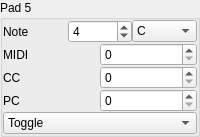
            <widget class="QGroupBox" name="groupBox_50">
             <property name="title">
              <string>Pad 5</string>
             </property>
             <layout class="QGridLayout" name="gridLayout_43">
              <property name="leftMargin">
               <number>0</number>
              </property>
              <property name="topMargin">
               <number>0</number>
              </property>
              <property name="rightMargin">
               <number>0</number>
              </property>
              <property name="bottomMargin">
               <number>0</number>
              </property>
              <property name="spacing">
               <number>0</number>
              </property>
              <item row="2" column="0">
               <layout class="QHBoxLayout" name="horizontalLayout_98">
                <item>
                 <widget class="QLabel" name="label_143">
                  <property name="text">
                   <string>CC</string>
                  </property>
                 </widget>
                </item>
                <item>
                 <widget class="QSpinBox" name="spinBox_133">
                  <property name="maximum">
                   <number>127</number>
                  </property>
                  <property name="value">
                   <number>0</number>
                  </property>
                 </widget>
                </item>
               </layout>
              </item>
              <item row="4" column="0">
               <widget class="QComboBox" name="comboBox_55">
                <item>
                 <property name="text">
                  <string>Toggle</string>
                 </property>
                </item>
                <item>
                 <property name="text">
                  <string>Momentary</string>
                 </property>
                </item>
               </widget>
              </item>
              <item row="0" column="0">
               <layout class="QHBoxLayout" name="horizontalLayout_99">
                <item>
                 <widget class="QLabel" name="label_144">
                  <property name="text">
                   <string>Note</string>
                  </property>
                 </widget>
                </item>
                <item>
                 <widget class="QSpinBox" name="spinBox_54">
                  <property name="minimum">
                   <number>-1</number>
                  </property>
                  <property name="maximum">
                   <number>9</number>
                  </property>
                  <property name="value">
                   <number>4</number>
                  </property>
                 </widget>
                </item>
                <item>
                 <widget class="QComboBox" name="comboBox_56">
                  <item>
                   <property name="text">
                    <string>C</string>
                   </property>
                  </item>
                  <item>
                   <property name="text">
                    <string>C#</string>
                   </property>
                  </item>
                  <item>
                   <property name="text">
                    <string>D</string>
                   </property>
                  </item>
                  <item>
                   <property name="text">
                    <string>D#</string>
                   </property>
                  </item>
                  <item>
                   <property name="text">
                    <string>E</string>
                   </property>
                  </item>
                  <item>
                   <property name="text">
                    <string>F</string>
                   </property>
                  </item>
                  <item>
                   <property name="text">
                    <string>F#</string>
                   </property>
                  </item>
                  <item>
                   <property name="text">
                    <string>G</string>
                   </property>
                  </item>
                  <item>
                   <property name="text">
                    <string>G#</string>
                   </property>
                  </item>
                  <item>
                   <property name="text">
                    <string>A</string>
                   </property>
                  </item>
                  <item>
                   <property name="text">
                    <string>B</string>
                   </property>
                  </item>
                 </widget>
                </item>
               </layout>
              </item>
              <item row="1" column="0">
               <layout class="QHBoxLayout" name="horizontalLayout_100">
                <item>
                 <widget class="QLabel" name="label_145">
                  <property name="text">
                   <string>MIDI</string>
                  </property>
                 </widget>
                </item>
                <item>
                 <widget class="QSpinBox" name="spinBox_134">
                  <property name="maximum">
                   <number>127</number>
                  </property>
                  <property name="value">
                   <number>0</number>
                  </property>
                 </widget>
                </item>
               </layout>
              </item>
              <item row="3" column="0">
               <layout class="QHBoxLayout" name="horizontalLayout_101">
                <item>
                 <widget class="QLabel" name="label_146">
                  <property name="text">
                   <string>PC</string>
                  </property>
                 </widget>
                </item>
                <item>
                 <widget class="QSpinBox" name="spinBox_135">
                  <property name="maximum">
                   <number>127</number>
                  </property>
                  <property name="value">
                   <number>0</number>
                  </property>
                 </widget>
                </item>
               </layout>
              </item>
             </layout>
            </widget>
